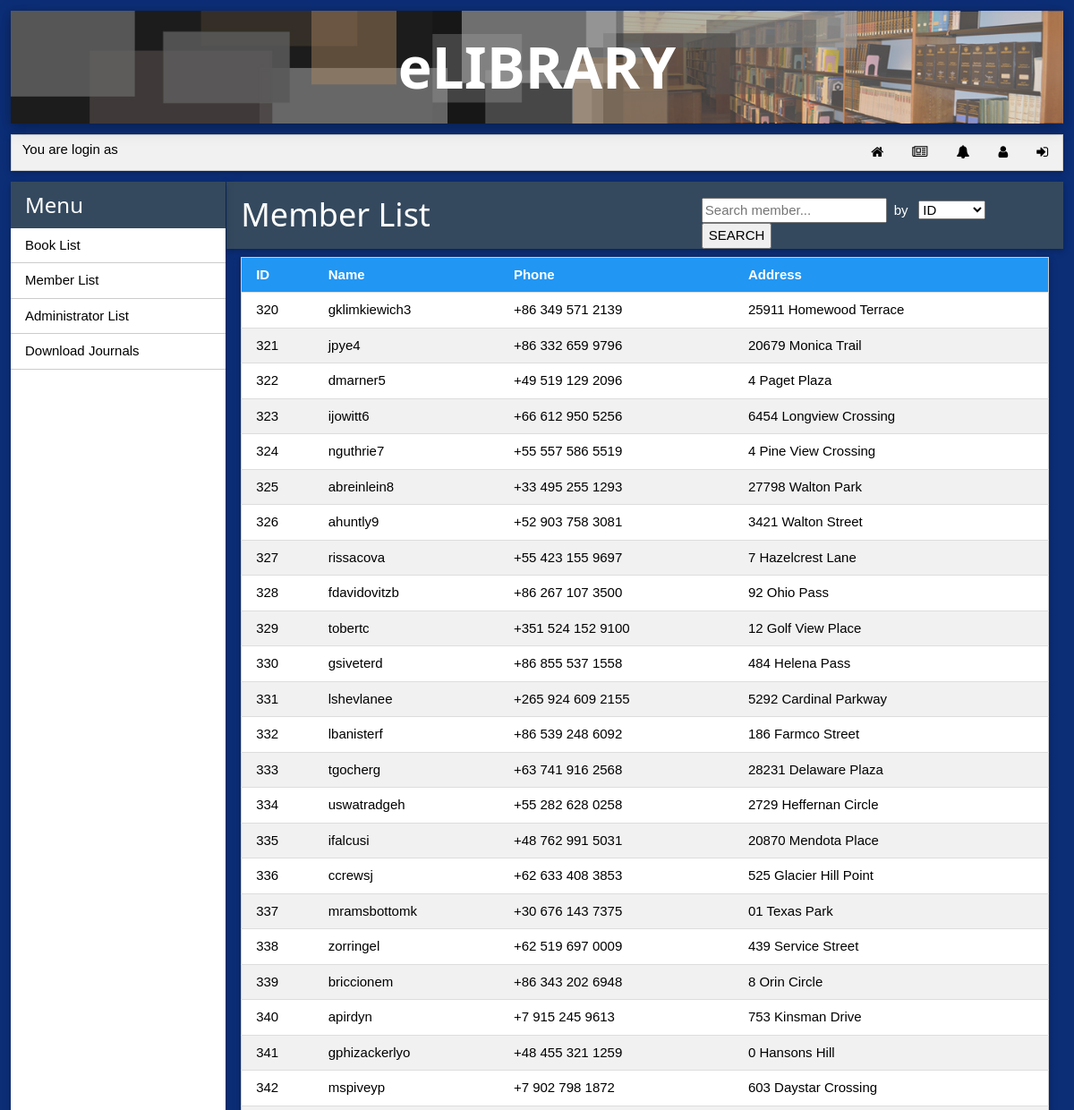
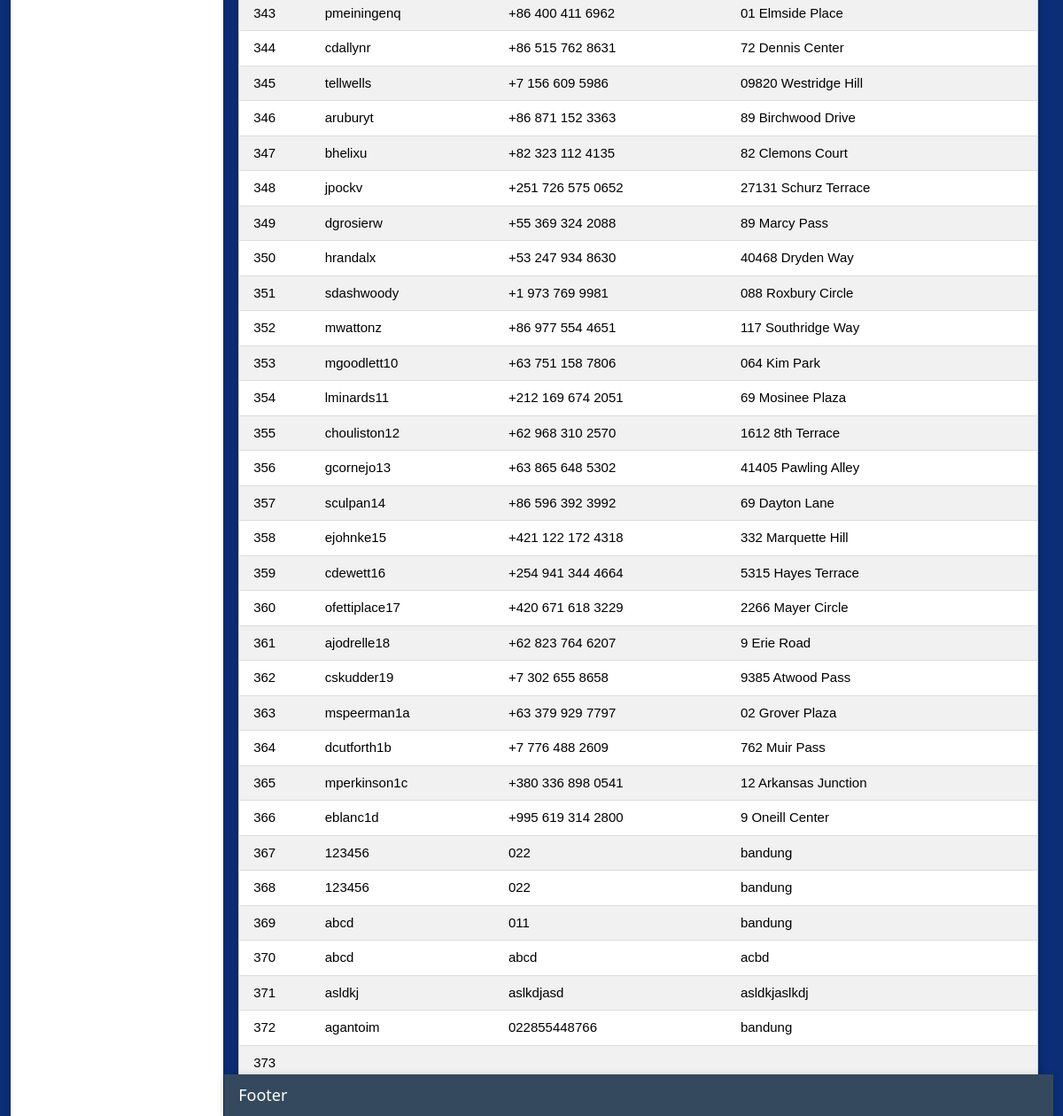
/pages/admin/member.php, run on an earlier commit of the app's database (2 pictures, top to bottom).
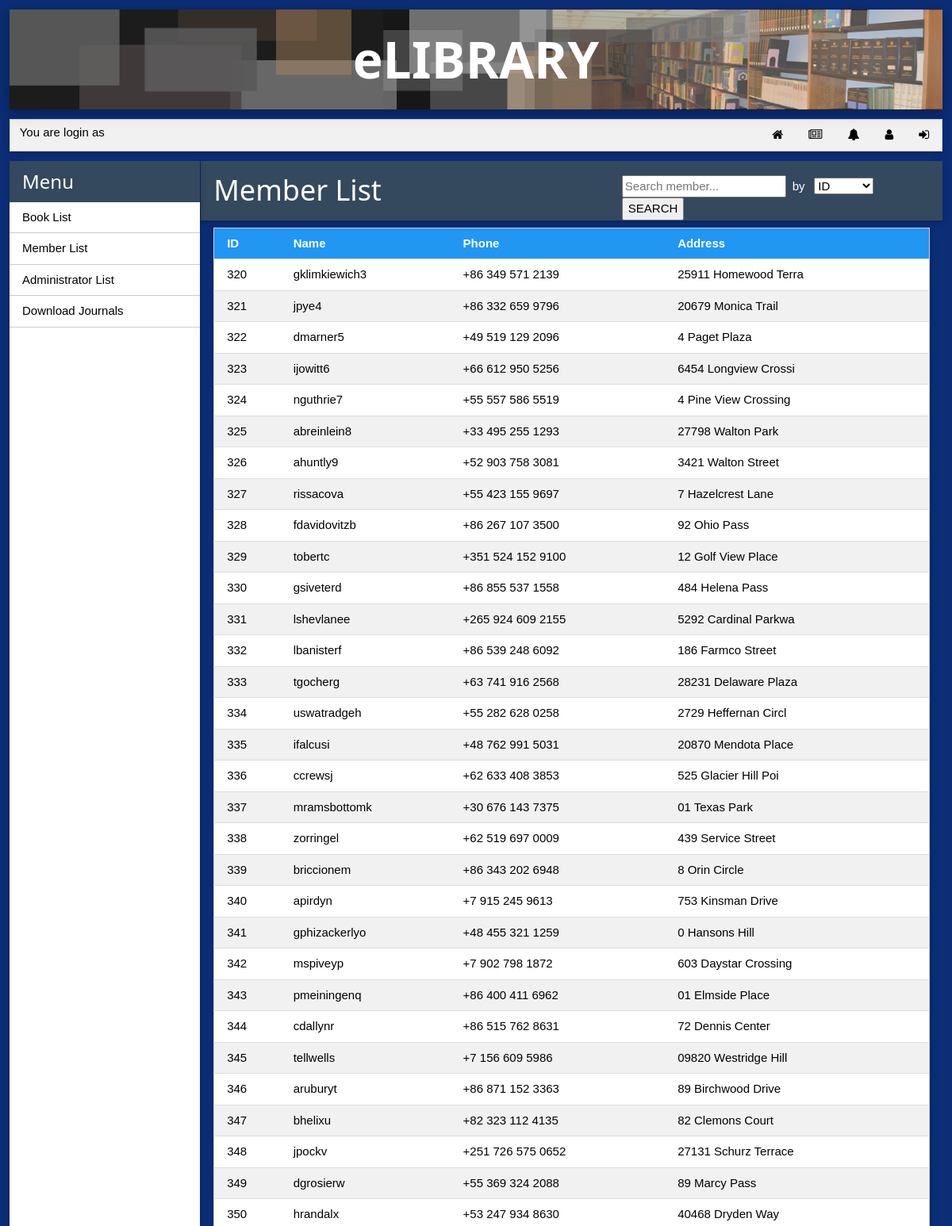
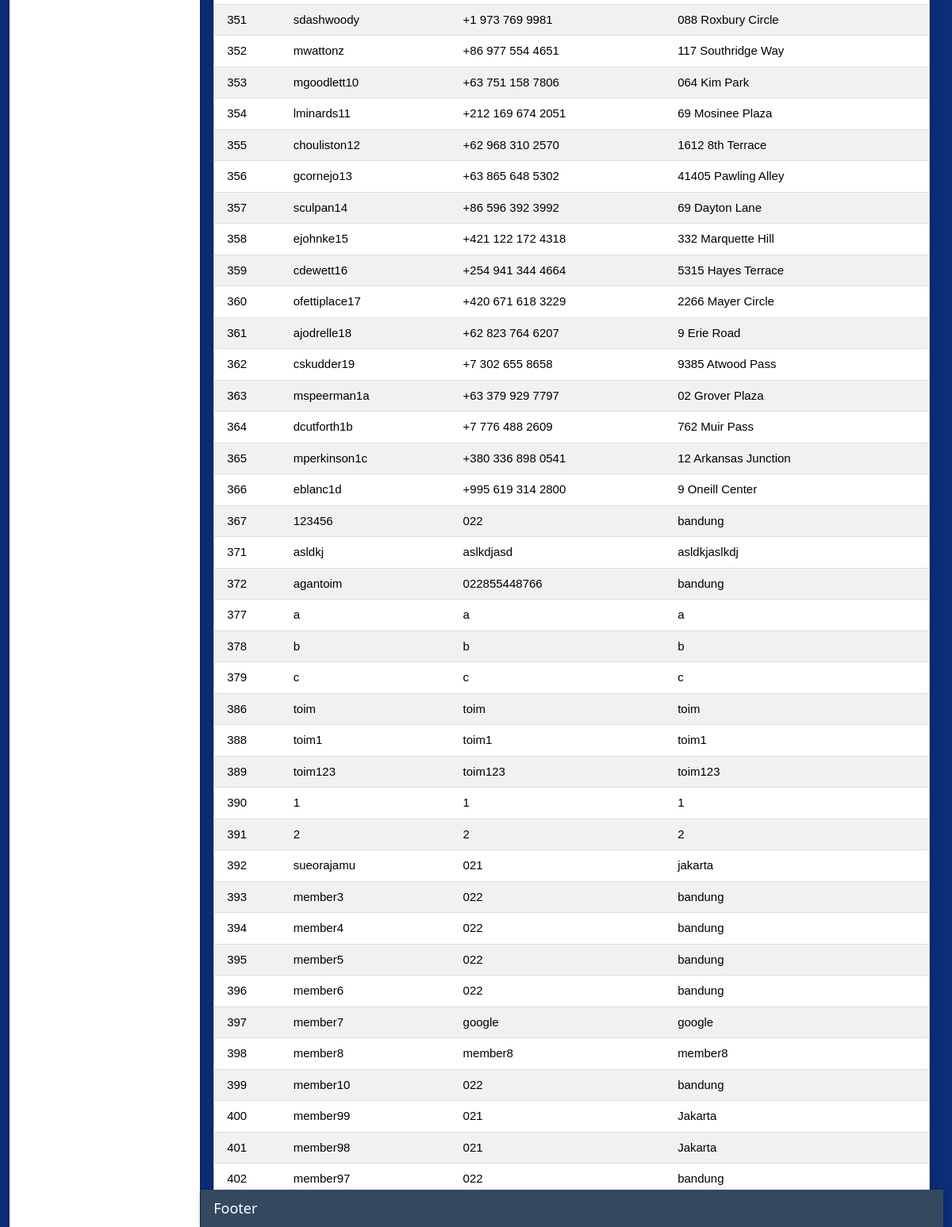
And on a later commit of the database (2 pictures, top to bottom).
### tables this page shows
CREATE TABLE `anggota` (
  `id` int(255) NOT NULL,
  `username` varchar(20) NOT NULL,
  `password` varchar(20) NOT NULL,
  `nama_anggota` varchar(20) NOT NULL,
  `phone` varchar(20) NOT NULL,
  `address` varchar(20) NOT NULL,
  `status_user` varchar(10) NOT NULL
);

### pages/admin/member.php (the view, shortened to what this page needs)
<?php
	include '../../connect/connection.php';
	$query="select * from anggota where status_user=0 ";
?>
<!DOCTYPE html>
<html>
	<head>
		<link rel="stylesheet" href="../../style/style.css">
		<link rel="stylesheet" href="../../lib/w3.css">
		<link rel="stylesheet" href="../../lib/w3-colors-flat.css">
		<link rel="stylesheet" href="../../lib/w3-theme-riverside.css">
		<link rel="stylesheet" href="../../lib/font-awesome.min.css">
		<link rel="stylesheet" href="../../lib/font-awesome.css">
	</head>
	<body>
		<?php
			include '/headerAdm.php';
			include '/navbarAdm.php';
			include '/sidebarAdm.php'
		?>
		<div id="content" style="">
			<div id="divTopContent" class="w3-container w3-card w3-flat-wet-asphalt">
				<div id="titleContent">
					<h1>Member List</h1>
				</div>
				<form method="get" class="member.php">
				<div id="searchNsort" class="">
				<input type="text" style="margin-right:1%;" name="iSearch" placeholder="Search member...">
				by
				<select>
					<option value="ID">ID</option>
				</select>
				<input class="" type="submit" value="SEARCH" name="iSubmit" style="margin-right:1%;">
				</div>
				</form>
			</div>
			<div class="w3-container">
			<table id="membertable" class="w3-table-all w3-hoverable w3-card">
					<thead>
					<tr class="w3-blue">
						<th>ID</th>
						<th>Name</th>
						<th>Phone</th>
						<th>Address</th>
					</tr>
					</thead>
					<?php
						if($res=$conn->query($query)){
							while($row=$res->fetch_array()){
								echo "<tr>";
								echo "<td>".$row['id']."</td>";
								echo "<td>".$row['username']."</td>";
								echo "<td>".$row['phone']."</td>";
								echo "<td>".$row['address']."</td>";
								echo "</tr>";
							}
						}
					?>
				</table>
			</div>
			<?php
			include '../layout/footer.php';
		?>
	</body>
</html>

### pages/admin/headerAdm.php
     <header id='banner' class='container w3-card-4 w3-display-topmiddle' style='width: 98%; margin-top: 1%'>
<img class='' src="\..\elibrary\elibrary-pbw2018\img\banner2.jpg" alt="library" style='width: 100%'>
<div class='centered'>
<h1 class='bannerFont w3-jumbo w3-text-white w3-hide-small'>eLIBRARY</h1>
</div>
     </header>

### pages/admin/navbarAdm.php
     <div id="topbar" class="w3-bar w3-light-grey w3-card w3-border">
<a href="../general/logout.php" class="w3-bar-item w3-button w3-right"><i class="fa fa-sign-in"></i></a>
<a href="../general/profile.php" class="w3-bar-item w3-button w3-right"><i class="fa fa-user"></i></a>
<a href="#" class="w3-bar-item w3-button w3-right"><i class="fa fa-bell"></i></a>
<a href="../general/news.php" class="w3-bar-item w3-button w3-right"><i class="fa fa-newspaper-o"></i></a>
<a href="../admin/adm.php" class="w3-bar-item w3-button w3-right"><i class="fa fa-home"></i></a>
<p style="margin-bottom: 0px; margin-top: 5px; margin-left: 1%;">You are login as <?php if(isset($_SESSION['user'])){echo $_SESSION['user'];}?></p>
     </div>

### pages/admin/sidebarAdm.php
  	<div id="sidebar" class="w3-sidebar w3-bar-block w3-card" style="width:20%">
	<h3 class="w3-bar-item w3-flat-wet-asphalt" style="margin:0;">Menu</h3>
	<a href="../admin/books.php" class="linkSideBar w3-bar-item w3-button w3-border-bottom">Book List</a>
	<a href="../admin/member.php" class="linkSideBar w3-bar-item w3-button w3-border-bottom">Member List</a>
	<a href="../admin/admList.php" class="linkSideBar w3-bar-item w3-button w3-border-bottom">Administrator List</a>
	<a href="../general/journals.php" class="linkSideBar w3-bar-item w3-button w3-border-bottom">Download Journals</a>
</div>

### pages/layout/footer.php
	<footer style="width: 78%;" class="w3-container w3-card w3-flat-wet-asphalt w3-bottom">
		<h5>Footer</h5>
	</footer>
</div>

### style/style.css (style rules this page uses)
body { font-family: fonts; background-color: #0c2e77; }
.bannerFont { font-weight: bold; }
.container { position: relative; text-align: center; color: white; }
.centered { position: absolute; top: 50%; left: 50%; transform: translate(-50%, -50%); }
.linkSideBar { border-bottom: 1px; }
#banner { position: relative; }
#sidebar { margin-left: 1%; margin-top:1%; padding: 0; position:fixed; }
#topbar { width: 98%; margin-left: 1%; margin-top:1%; }
#content { margin-left:21.1%; margin-top:1%; margin-right: 1%; }

### pages/admin/member.php (style rules this page uses)
#membertable { margin-top: 1%; }
#searchNsort { position:relative; float:right; display:block; margin-top:2%; margin-right:1%; width:42%; }
select { width:75px; margin-left:2%; margin-right:2%; }
#titleContent { float:left; display:block; }

What changed in the data, as far as the page shows it:
removed anggota: id "368", username "123456", phone "022", address "bandung"
removed anggota: id "369", username "abcd", phone "011", address "bandung"
removed anggota: id "370", username "abcd", phone "abcd", address "acbd"
removed anggota: id "373"
changed anggota "gklimkiewich3": address "25911 Homewood Terrace" → "25911 Homewood Terra"
changed anggota "ijowitt6": address "6454 Longview Crossing" → "6454 Longview Crossi"
changed anggota "lshevlanee": address "5292 Cardinal Parkway" → "5292 Cardinal Parkwa"
changed anggota "uswatradgeh": address "2729 Heffernan Circle" → "2729 Heffernan Circl"
changed anggota "ccrewsj": address "525 Glacier Hill Point" → "525 Glacier Hill Poi"
added anggota: id "377", username "a", phone "a", address "a"
added anggota: id "378", username "b", phone "b", address "b"
added anggota: id "379", username "c", phone "c", address "c"
added anggota: id "386", username "toim", phone "toim", address "toim"
added anggota: id "388", username "toim1", phone "toim1", address "toim1"
added anggota: id "389", username "toim123", phone "toim123", address "toim123"
added anggota: id "390", username "1", phone "1", address "1"
added anggota: id "391", username "2", phone "2", address "2"
added anggota: id "392", username "sueorajamu", phone "021", address "jakarta"
added anggota: id "393", username "member3", phone "022", address "bandung"
added anggota: id "394", username "member4", phone "022", address "bandung"
added anggota: id "395", username "member5", phone "022", address "bandung"
added anggota: id "396", username "member6", phone "022", address "bandung"
added anggota: id "397", username "member7", phone "google", address "google"
added anggota: id "398", username "member8", phone "member8", address "member8"
added anggota: id "399", username "member10", phone "022", address "bandung"
added anggota: id "400", username "member99", phone "021", address "Jakarta"
added anggota: id "401", username "member98", phone "021", address "Jakarta"
added anggota: id "402", username "member97", phone "022", address "bandung"
